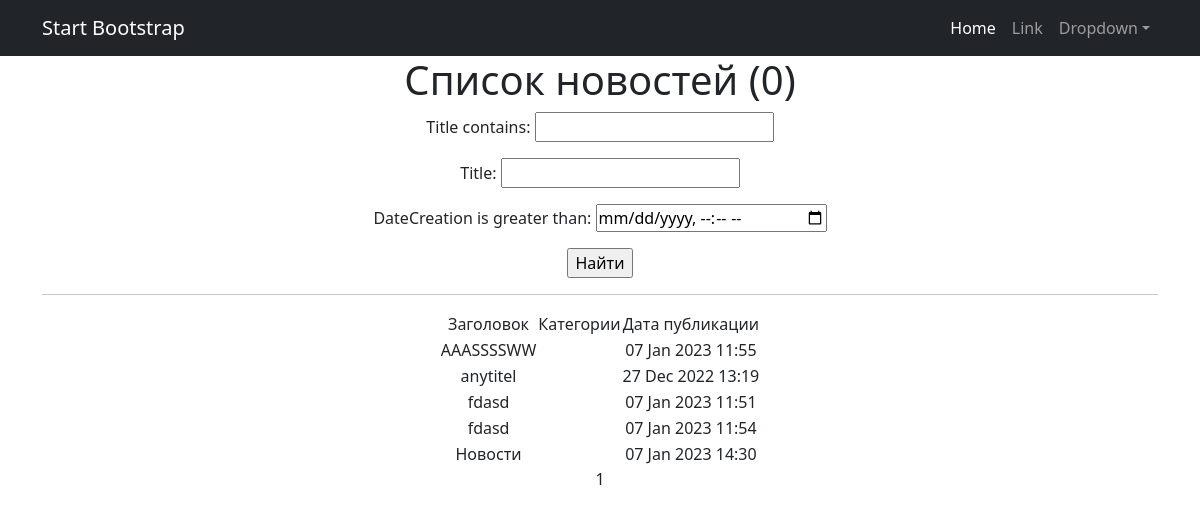
The app's page /news/search/ with its own data.
### simpleapp/models.py (models this page shows, shortened)
class Post(models.Model):
    author = models.ForeignKey(Author, on_delete=models.CASCADE)
    NEWS = 'NW'
    ARTICLE = 'AR'
    CATEGORY_CHOICES = (
        (NEWS, 'Новость'),
        (ARTICLE, 'Статья')
    )
    categoryType = models.CharField(max_length=2, choices=CATEGORY_CHOICES, default=ARTICLE)
    dateCreation = models.DateTimeField(auto_now_add=True)
    postCategory = models.ManyToManyField(CategoryN, through='PostCategory')
    title = models.CharField(max_length=128)
    text = models.TextField()
    rating = models.SmallIntegerField(default=0)

### simpleapp/views.py (the view)
class PostsSearch(ListView):
    model = Post
    ordering = 'title'
    template_name = 'search.html'
    context_object_name = 'search'
    paginate_by = 10
    def get_queryset(self):
        queryset = super().get_queryset()
        self.filterset = PostFilter(self.request.GET, queryset)
        return self.filterset.qs
    def get_context_data(self, **kwargs):
        context = super().get_context_data(**kwargs)
        context['filterset'] = self.filterset
        return context

### simpleapp/templatetags/custom_filters.py (called while the page is built)
@register.filter()
def censor(value):
   if not isinstance(value, str):
      raise TypeError(f"unresolved type '{type(value)}' expected  type 'str'")
   for word in value.split():
      if word[len(word) - 1] in specialsimbols:
         word = word[:len(word) - 1]
      if word.lower() in bad_words:
         value = value.replace(word, f"{word[0]}{'*' * (len(word) - 2)}")
   return value

### templates/search.html (shortened to what this page needs)
{% extends 'flatpages/default.html' %}
{% load custom_filters %}
{% block content %}
    <h1>Список новостей ({{ news|length }})</h1>
    <form action="" method="get">
       {{ filterset.form.as_p }}
       <input type="submit" value="Найти" />
    </form>
    <hr>
    {% if search %}
        <table style="margin-left: auto; margin-right: auto;">
            <tr>
                <td>Заголовок</td>
                <td>Категории</td>
                <td>Дата публикации</td>
            </tr>
            {% for new in search %}
            <tr>
                <td>{{ new.title|censor }}</td>
                <td>{{ new.category_type }}</td>
                <td>{{ new.dateCreation|date:'d M Y H:i' }}</td>
            </tr>
            {% endfor %}
        </table>
    {% else %}
        <h2>Новостей нет!</h2>
    {% endif %}
   {{ page_obj.number }}
{% endblock content %}

### records on screen
Post: title|censor "AAASSSSWW", dateCreation "07 Jan 2023 11:55"
Post: title|censor "anytitel", dateCreation "27 Dec 2022 13:19"
Post: title|censor "fdasd", dateCreation "07 Jan 2023 11:51"
Post: title|censor "fdasd", dateCreation "07 Jan 2023 11:54"
Post: title|censor "Новости", dateCreation "07 Jan 2023 14:30"

### other values on screen
{{ news|length }} "0"
{{ page_obj.number }} "1"
